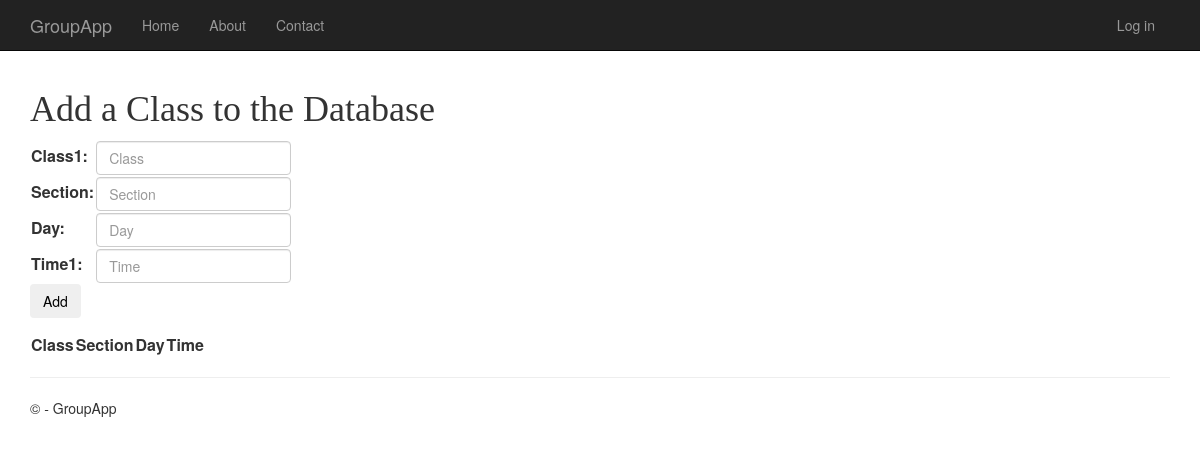
The app's page /newclass, older data.
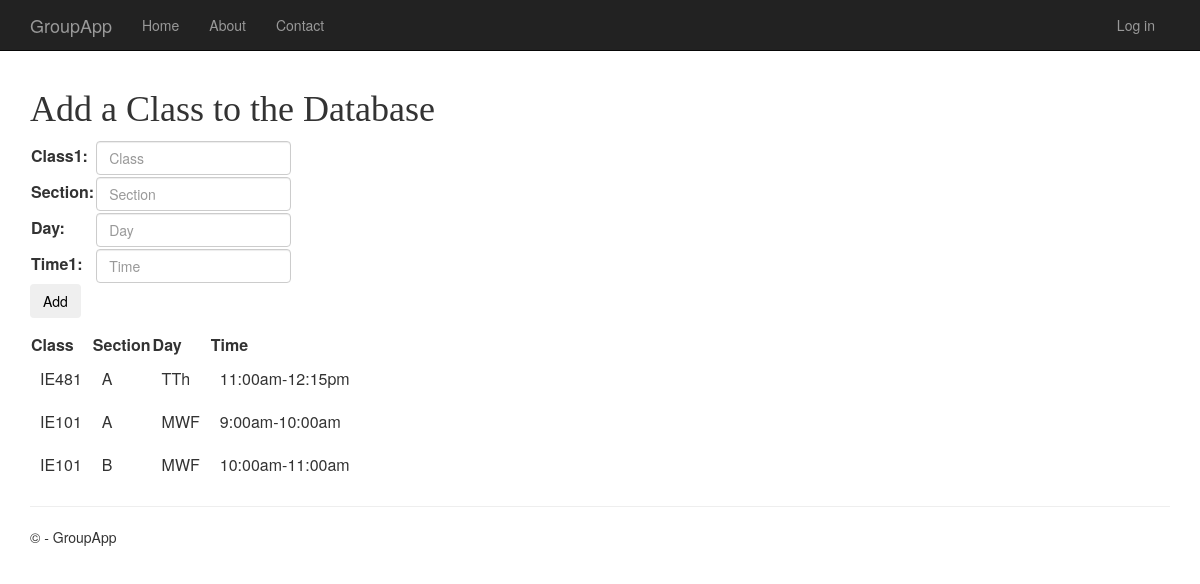
The same page, newer data.
### app/models.py (models this page shows)
class classSection(models.Model):
    classSec = models.CharField(max_length=100,unique=True)
    class1 = models.CharField(max_length=100)
    section = models.CharField(max_length=100)
    day = models.CharField(max_length=100)
    classTime = models.CharField(max_length=100)

### app/views.py (the view)
# urls.py: url(r'^newclass$', app.views.newClass, name='newClass'),
def newClass(request):
    assert isinstance(request,HttpRequest)
    f = newclass()
    data = classSection.objects.all()
    if request.method == "POST":
        f = newclass(request.POST)
        if f.is_valid():
            class1 = f.cleaned_data.get('class1')
            section = f.cleaned_data.get('section')
            day = f.cleaned_data.get('day')
            time1 = f.cleaned_data.get('time1')
            classSec = "%s_%s" % (class1,section)
            try:
                newClass = classSection.objects.create(classSec=classSec,class1=class1,section=section,day=day,classTime=time1)
            except Exception as ex:
                print(ex)
            return render(
                request,
                'app/newClass.html',
                {
                    'myForm':f,
                    'data':data,
                }
            )
        return render(
            request,
            'app/newClass.html',
            {
                'myForm':f,
                'data':data,
            }
        )
    else:
        return render(
            request,
            'app/newClass.html',
            {
                'myForm':f,
                'data':data,
            }
        )

### app/forms.py
class newclass(forms.Form):
    class1 = forms.CharField(max_length=254,
                               widget=forms.TextInput({
                                   'class': 'form-control',
                                   'placeholder': 'Class'}))
    section = forms.CharField(max_length=254,
                               widget=forms.TextInput({
                                   'class': 'form-control',
                                   'placeholder': 'Section'}))
    day = forms.CharField(max_length=254,
                               widget=forms.TextInput({
                                   'class': 'form-control',
                                   'placeholder': 'Day'}))
    time1 = forms.CharField(max_length=254,
                               widget=forms.TextInput({
                                   'class': 'form-control',
                                   'placeholder': 'Time'}))

### app/templates/app/newClass.html (shortened to what this page needs)
{% extends "app/base.html" %}
{% block content %}
<head>
</head>
<body>
<h1 style="font-family:Comic Sans" Ms;text-align="center";font-size:20pt;
color:#00FF00;>
Add a Class to the Database
</h1>
<FORM method="post">
    <table>
        {{ myForm.as_table }}
    </table>
    <p> <input name="Send" TYPE="submit" VALUE="Add"
    class="btn btn?default" /></p>
</FORM>
<table>
    <tr>
        <th>Class</th>
        <th>Section</th>
        <th>Day</th>
        <th>Time</th>
    </tr>
    {% for r in data %}
        <tr>
            <td style="padding:10px">{{ r.class1 }}</td>
            <td style="padding:10px">{{ r.section }}</td>
            <td style="padding:10px">{{ r.day }}</td>
            <td style="padding:10px">{{ r.classTime }}</td>
        </tr>
    {% endfor %}
</table>
</body>
{% endblock %}

### app/templates/app/base.html (shortened to what this page needs)
﻿<!DOCTYPE html>
<html>
<head>
    {% load staticfiles %}
    {% load inbox %}
    <link rel="stylesheet" type="text/css" href="{% static 'app/content/bootstrap.min.css' %}" />
    <link rel="stylesheet" type="text/css" href="{% static 'app/content/bootstrap-select.min.css' %}" />
    <link rel="stylesheet" type="text/css" href="{% static 'app/content/site.css' %}" />
</head>
<body>
    <div class="navbar navbar-inverse navbar-fixed-top">
        <div class="container">
            <div class="navbar-header">
                <a href="/" class="navbar-brand">GroupApp</a>
            </div>
            <div class="navbar-collapse collapse">
                <ul class="nav navbar-nav">
                    <li><a href="{% url 'home' %}">Home</a></li>
                    <li><a href="{% url 'about' %}">About</a></li>
                    <li><a href="{% url 'contact' %}">Contact</a></li>
                </ul>
                {% include 'app/loginpartial.html' %}
            </div>
        </div>
    </div>
    <div class="container body-content">
{% block content %}{% endblock %}
        <hr/>
        <footer>
            <p>&copy; {{ year }} - GroupApp</p>
        </footer>
    </div>
</body>
</html>

### app/templates/app/loginpartial.html
{% if request.session.username %}
<form id="logoutForm" action="/logout" method="post" class="navbar-right">
    {% csrf_token %}
    <ul class="nav navbar-nav navbar-right">
        <li><span class="navbar-brand">Hello {{ request.session.username }}!</span></li>
        <li><a href="{% url 'profile' %}">Profile</a></li>
        <li><a href="{% url 'messages' %}">Messages</a></li>
        <li><a href="javascript:document.getElementById('logoutForm').submit()">Log off</a></li>
    </ul>
</form>
{% else %}
<ul class="nav navbar-nav navbar-right">
    <li><a href="{% url 'login' %}">Log in</a></li>
</ul>
{% endif %}

### app/static/app/content/site.css (style rules this page uses)
.body-content { padding-left: 15px; padding-right: 15px; }
input, select, textarea { max-width: 280px; }

Row changes from the older to the newer data that the page shows:
added classSection: class1 "IE481", section "A", day "TTh", classTime "11:00am-12:15pm"
added classSection: class1 "IE101", section "A", day "MWF", classTime "9:00am-10:00am"
added classSection: class1 "IE101", section "B", day "MWF", classTime "10:00am-11:00am"
